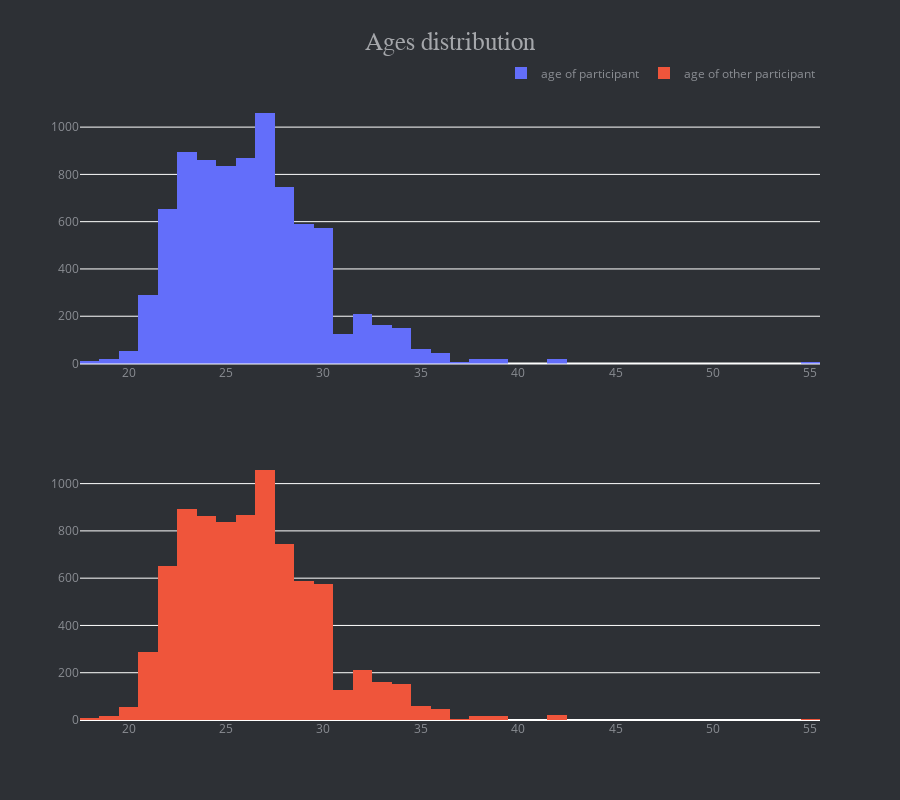

Source (notebook cell):
### Code cell
# Outliers visualization
plot_rows=2
plot_cols= 1
fig = make_subplots(rows=plot_rows, cols=plot_cols)

fig.add_trace(go.Histogram(x=df['age'], name='age of participant'), row=1, col=1)
fig.add_trace(go.Histogram(x=df['age_o'], name='age of other participant'), row=2, col=1)
                            

# Format and show fig
fig.update_layout(height=800, width=900, title_text="Ages distribution", title_x=0.5,plot_bgcolor='#2d3035', paper_bgcolor='#2d3035', 
title_font=dict(size=25, color='#a5a7ab', family="Muli, sans-serif"),
                        font=dict(color='#8a8d93'),
                        legend=dict(orientation="h", yanchor="bottom", y=1.02, xanchor="right", x=1)
)
fig.show()

### Figure 1 — Plotly figure (JSON) as saved in the notebook; plotly's stock layout.template omitted (floating-point values rounded to 4 significant figures; data arrays with more than 128 entries replaced by an {"elided": "..."} marker saying what was removed)
{"data": [{"name": "age of participant", "type": "histogram", "x": {"elided": "8378 int values"}, "xaxis": "x", "yaxis": "y"}, {"name": "age of other participant", "type": "histogram", "x": {"elided": "8378 int values"}, "xaxis": "x2", "yaxis": "y2"}], "layout": {"font": {"color": "#8a8d93"}, "height": 800, "legend": {"orientation": "h", "x": 1, "xanchor": "right", "y": 1.02, "yanchor": "bottom"}, "paper_bgcolor": "#2d3035", "plot_bgcolor": "#2d3035", "title": {"font": {"color": "#a5a7ab", "family": "Muli, sans-serif", "size": 25}, "text": "Ages distribution", "x": 0.5}, "width": 900, "xaxis": {"anchor": "y", "domain": [0, 1]}, "xaxis2": {"anchor": "y2", "domain": [0, 1]}, "yaxis": {"anchor": "x", "domain": [0.575, 1]}, "yaxis2": {"anchor": "x2", "domain": [0, 0.425]}}}
